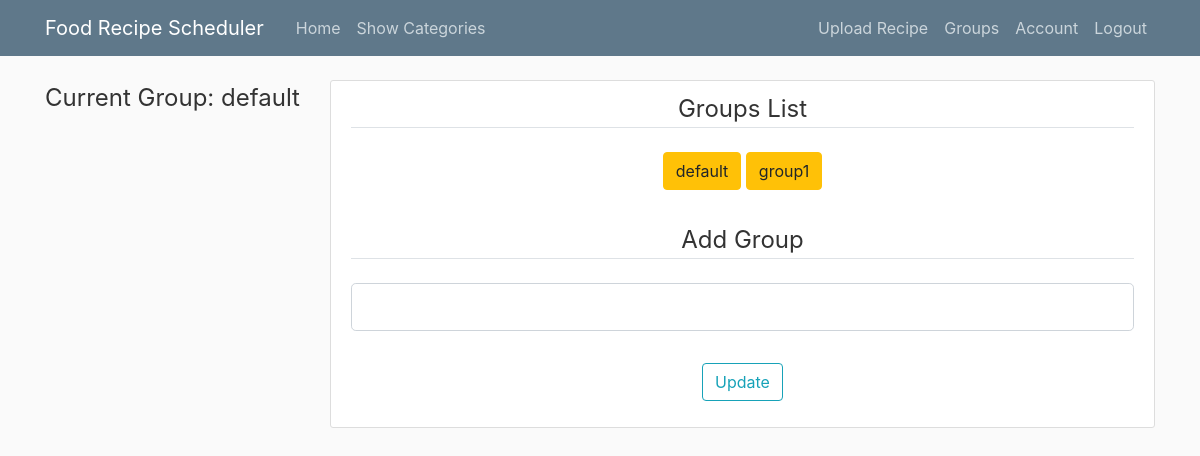
/groups (signed in), run on an earlier commit of the app's database.
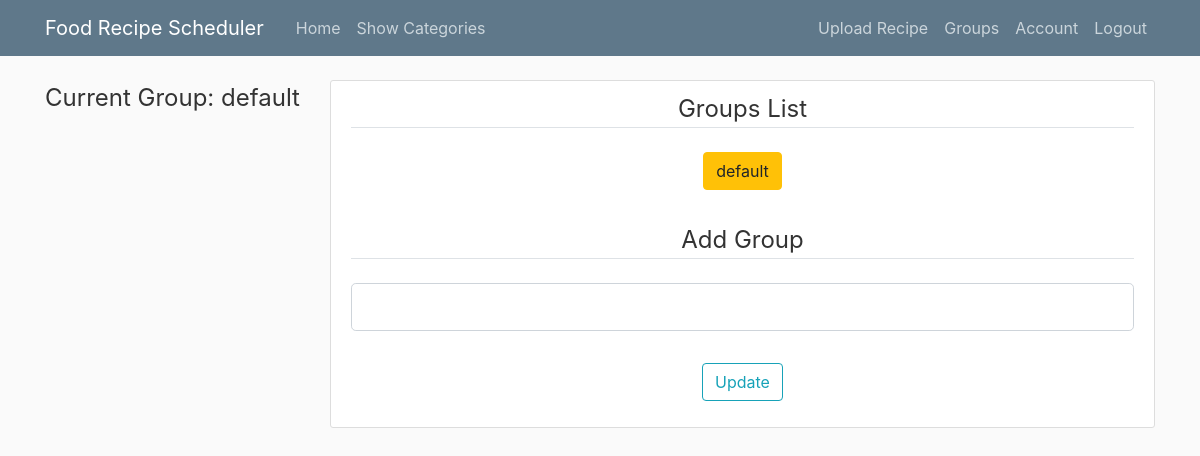
And on a later commit of the database.
### recipe_scheduler/models.py (models this page shows)
class Group(db.Model):
    __table_name__ = 'group'
    id = db.Column(db.Integer, primary_key=True)
    group_name = db.Column(db.String(50), unique=False)
    events = db.relationship('Event', backref='event_group', lazy=True)
    categories = db.relationship('Category', backref='category_group', lazy=True)
    def to_dict(self):
        return {
            'id': self.id,
            'group_name': self.group_name,
            'events': self.events
        }

### recipe_scheduler/users/routes.py (the view, shortened to what this page needs)
@users.route('/groups', methods=['GET', 'POST'])
@login_required
def show_groups():
    select_group = current_user.get_current_group()
    user_list = current_user.user_groups
    form = GroupForm()
    groups = [r.to_dict() for r in current_user.user_groups]
    return render_template('show_groups.html', title='Groups List',
                           groups=groups,
                           user_list=user_list, select_group=int(select_group),
                           form=form)

### recipe_scheduler/users/forms.py
class GroupForm(FlaskForm):
    group_name = StringField(
        'Group',
        validators=[DataRequired()]
    )
    submit = SubmitField('Update')

### recipe_scheduler/models.py (called while the page is built)
@login_manager.user_loader
def loader_user(user_id):
    return User.query.get(int(user_id))

    def get_current_group(self):
        return self.current_group

### recipe_scheduler/templates/show_groups.html (shortened to what this page needs)
{% extends "layout.html" %}
{% block content %}
<div class="content-section">
        <fieldset class="form-group">
            <legend class="border-bottom mb-4">{{ title }}</legend>
            <div class="form-group">
                    {% for group in groups %}
                        <a class="btn btn-warning" href="{{ url_for('users.update_groups', group_id=group['id'] ) }}">{{ group["group_name"] }}</a>
                    {% endfor %}
            </div>
        </fieldset>
        <form method="POST" action="">
            <fieldset class="form-group">
                <legend class="border-bottom mb-4">Add Group</legend>
                    <div class="form-group">
                        {% if form.group_name.errors %}
                            {{ form.group_name(class="form-control form-control-lg is-invalid") }}
                            <div class="invalid-feedback">
                                {% for error in form.group_name.errors %}
                                    <span>{{ error }}</span>
                                {% endfor %}
                            </div>
                        {% else %}
                            {{ form.group_name(class="form-control form-control-lg") }}
                        {% endif %}
                    </div>
            </fieldset>
            <div class="form-group">
                {{ form.submit(class="btn btn-outline-info") }}
            </div>
        </form>
</div>
{% endblock content %}

### recipe_scheduler/templates/sub_menu.html (shortened to what this page needs)
{% if current_user.is_authenticated %}
<form name="myForm" action="{{ url_for('main.home') }}" method="post" id="submit-form-group">
        {% if group_title %}
        <button type="button" class="btn btn-info btn-block" data-toggle="collapse" data-target="#submenu-group">
            {{ group_title }}</button>
        <div id="submenu-group" class="collapse">
            {% for i in user_list%}
                {% if i.id == select_group %}
                    <input type="radio" checked="checked" name="group_options" id="option-{{i.id}}" value="{{i.id}}"> {{i.group_name}} </input><br>
                {% else %}
                    <input type="radio" name="group_options" id="option-{{i.id}}" value="{{i.id}}"> {{i.group_name}} </input><br>
                {% endif %}
            {% endfor %}
        </div>
        {% else %}
                {% for i in user_list%}
                    {% if i.id == select_group %}
                        <legend class="mb-4">Current Group: {{i.group_name}}</legend>
                    {% endif %}
                {% endfor %}
        {% endif%}
</form>
{% endif %}

What changed in the data, as far as the page shows it:
removed Group: group_name "group1", shown under "Groups List"
